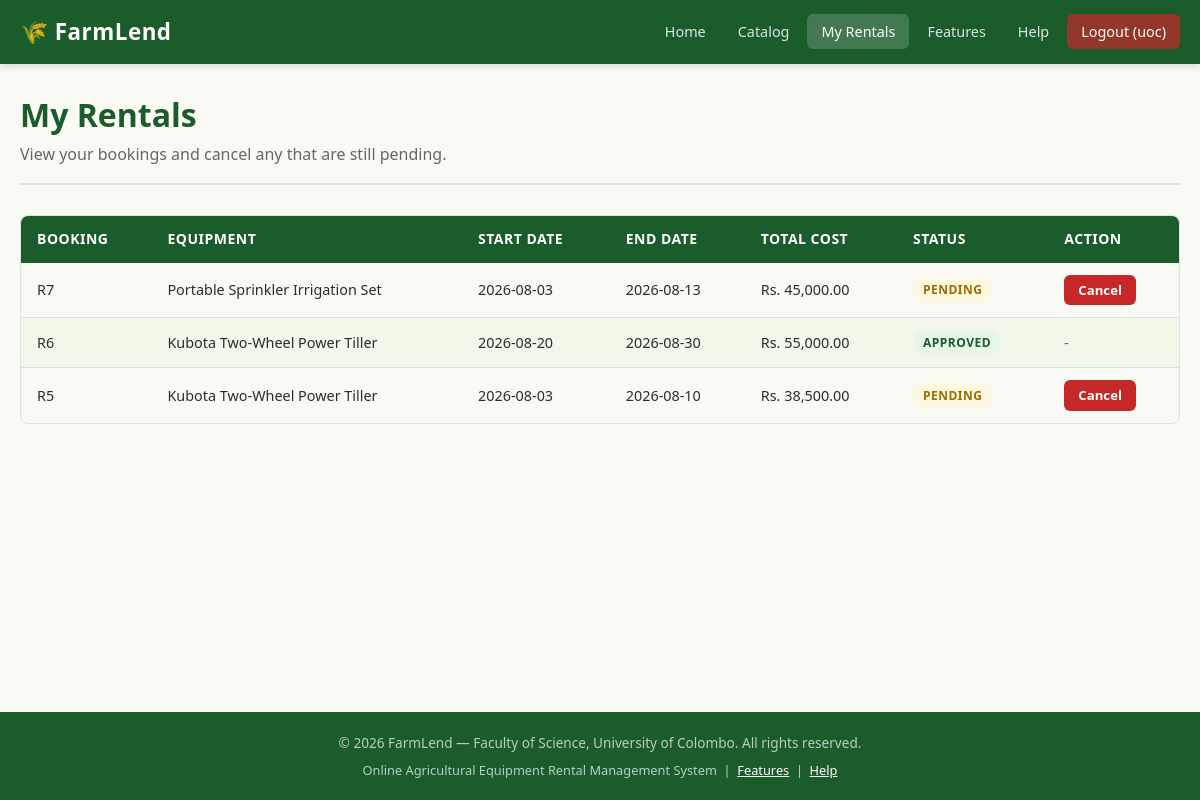
Screenshot of /history.php (signed in) with the database file from the repository.
### tables this page shows
CREATE TABLE `bookings` (
  `id` int(11) NOT NULL,
  `user_id` int(11) NOT NULL,
  `equipment_id` int(11) NOT NULL,
  `start_date` date NOT NULL,
  `end_date` date NOT NULL,
  `total_cost` decimal(10,2) NOT NULL,
  `booking_status` enum('pending','approved','completed','cancelled') DEFAULT 'pending',
  `created_at` timestamp NOT NULL DEFAULT current_timestamp()
);

CREATE TABLE `equipment` (
  `id` int(11) NOT NULL,
  `owner_id` int(11) NOT NULL,
  `category_id` int(11) DEFAULT NULL,
  `name` varchar(150) NOT NULL,
  `description` text NOT NULL,
  `daily_rate` decimal(10,2) NOT NULL,
  `status` enum('available','rented','maintenance') DEFAULT 'available',
  `image_url` varchar(255) DEFAULT '',
  `created_at` timestamp NOT NULL DEFAULT current_timestamp()
);

### history.php (the view, shortened to what this page needs)
<?php
require_once "db_connect.php";
$user_id = $_SESSION['user_id'];
$stmt = $conn->prepare(
    "SELECT b.id, b.start_date, b.end_date, b.total_cost, b.booking_status,
            e.name AS equipment_name
     FROM bookings b
     LEFT JOIN equipment e ON b.equipment_id = e.id
     WHERE b.user_id = ?
     ORDER BY b.created_at DESC"
);
$stmt->bind_param("i", $user_id);
$stmt->execute();
$result = $stmt->get_result();
include "header.php";
?>
<div class="page-header">
    <h1>My Rentals</h1>
    <p>View your bookings and cancel any that are still pending.</p>
</div>
<?php if ($result->num_rows === 0): ?>
    <div class="empty-state">
        <div class="empty-state-icon">&#x1F4CB;</div>
        <h3>No Rentals Yet</h3>
        <p>You have not booked any equipment. Browse the catalog to make your first booking.</p>
        <a href="catalog.php" class="btn btn-primary">Browse Catalog</a>
    </div>
<?php else: ?>
    <div class="table-wrapper">
        <table class="data-table">
            <thead>
                <tr>
                    <th>Booking</th>
                    <th>Equipment</th>
                    <th>Start Date</th>
                    <th>End Date</th>
                    <th>Total Cost</th>
                    <th>Status</th>
                    <th>Action</th>
                </tr>
            </thead>
            <tbody>
            <?php while ($row = $result->fetch_assoc()): ?>
                <tr>
                    <td>R<?php echo (int)$row['id']; ?></td>
                    <td><?php echo htmlspecialchars($row['equipment_name'] ?? 'Removed equipment'); ?></td>
                    <td><?php echo htmlspecialchars($row['start_date']); ?></td>
                    <td><?php echo htmlspecialchars($row['end_date']); ?></td>
                    <td>Rs. <?php echo number_format($row['total_cost'], 2); ?></td>
                    <td>
                        <?php
                        $status = $row['booking_status'];
                        $badges = [
                            'pending'   => ['badge-pending',   'Pending'],
                            'approved'  => ['badge-approved',  'Approved'],
                            'completed' => ['badge-completed', 'Completed'],
                            'cancelled' => ['badge-cancelled', 'Cancelled'],
                        ];
                        if (isset($badges[$status])) {
                            echo '<span class="badge ' . $badges[$status][0] . '">'
                                 . $badges[$status][1] . '</span>';
                        } else {
                            echo '<span class="badge">' . htmlspecialchars(ucfirst($status)) . '</span>';
                        }
                        ?>
                    </td>
                    <td>
                        <?php if ($status === 'pending'): ?>
                            <form method="POST" action="history.php"
                                  onsubmit="return confirm('Cancel this booking?');">
                                <button type="submit" class="btn btn-danger btn-sm">Cancel</button>
                            </form>
                        <?php else: ?>
                            <span class="text-muted">-</span>
                        <?php endif; ?>
                    </td>
                </tr>
            <?php endwhile; ?>
            </tbody>
        </table>
    </div>
<?php endif; ?>
<?php
include "footer.php";
?>

### style.css (style rules this page uses)
*, *::before, *::after { margin: 0; padding: 0; box-sizing: border-box; }
body { font-family: 'Segoe UI', Tahoma, Geneva, Verdana, sans-serif; font-size: 16px; line-height: 1.6; color: #2c2c2c; background-color: #fafaf5; min-height: 100vh; display: flex; flex-direction: column; }
h1, h2, h3, h4, h5, h6 { color: #1a5c2a; font-weight: 700; line-height: 1.3; margin-bottom: 12px; }
h1 { font-size: 2rem; }
p { margin-bottom: 12px; color: #2c2c2c; }
.text-muted { color: #666666; }
.page-header { margin-bottom: 30px; padding-bottom: 16px; border-bottom: 2px solid #e0e0e0; }
.page-header h1 { margin-bottom: 6px; }
.page-header p { color: #666666; font-size: 1rem; margin-bottom: 0; }
.btn { display: inline-block; padding: 10px 22px; font-size: 0.95rem; font-weight: 600; border: none; border-radius: 6px; cursor: pointer; text-align: center; transition: background-color 0.2s ease, transform 0.1s ease; font-family: inherit; line-height: 1.4; }
.btn-danger { background-color: #c62828; color: #ffffff; }
.btn-sm { padding: 6px 14px; font-size: 0.825rem; }
.table-wrapper { overflow-x: auto; border-radius: 8px; border: 1px solid #e0e0e0; }
.data-table { width: 100%; border-collapse: collapse; }
.data-table thead th { background-color: #1a5c2a; color: #ffffff; padding: 12px 16px; text-align: left; font-weight: 600; font-size: 0.875rem; text-transform: uppercase; letter-spacing: 0.5px; white-space: nowrap; }
.data-table tbody td { padding: 12px 16px; border-bottom: 1px solid #e0e0e0; font-size: 0.9rem; color: #2c2c2c; vertical-align: middle; }
.data-table tbody tr:nth-child(even) { background-color: #f1f8e9; }
.data-table tbody tr:last-child td { border-bottom: none; }
.badge { display: inline-block; padding: 3px 10px; font-size: 0.75rem; font-weight: 600; border-radius: 50px; text-transform: uppercase; letter-spacing: 0.5px; white-space: nowrap; }
.badge-pending { background-color: #fff8e1; color: #9e6b00; }
.badge-approved { background-color: #e8f5e9; color: #1a5c2a; }

### rows the page displays
bookings: id "7", equipment.name "Portable Sprinkler Irrigation Set", start_date "2026-08-03", end_date "2026-08-13", total_cost "45,000.00", booking_status "PENDING"
bookings: id "6", equipment.name "Kubota Two-Wheel Power Tiller", start_date "2026-08-20", end_date "2026-08-30", total_cost "55,000.00", booking_status "APPROVED"
bookings: id "5", equipment.name "Kubota Two-Wheel Power Tiller", start_date "2026-08-03", end_date "2026-08-10", total_cost "38,500.00", booking_status "PENDING"

### other values shown
$username "uoc"
